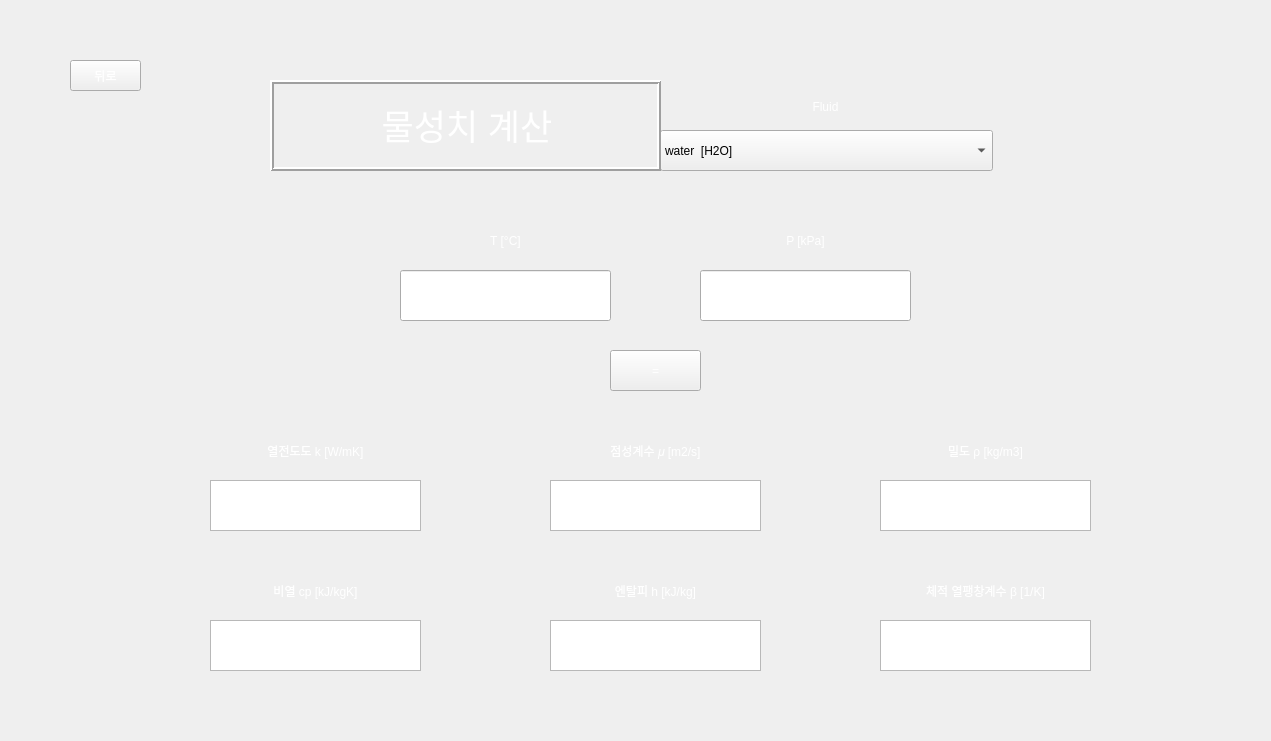
<?xml version="1.0" encoding="UTF-8"?>
<ui version="4.0">
 <class>Form</class>
 <widget class="QWidget" name="Form">
  <property name="geometry">
   <rect>
    <x>0</x>
    <y>0</y>
    <width>1271</width>
    <height>741</height>
   </rect>
  </property>
  <property name="minimumSize">
   <size>
    <width>861</width>
    <height>501</height>
   </size>
  </property>
  <property name="maximumSize">
   <size>
    <width>16777215</width>
    <height>16777215</height>
   </size>
  </property>
  <property name="windowTitle">
   <string>Properties</string>
  </property>
  <property name="styleSheet">
   <string notr="true"/>
  </property>
  <widget class="QPushButton" name="pushButton">
   <property name="geometry">
    <rect>
     <x>70</x>
     <y>60</y>
     <width>71</width>
     <height>31</height>
    </rect>
   </property>
   <property name="styleSheet">
    <string notr="true">QPushButton {
color: qlineargradient(spread:pad, x1:0, y1:1, x2:1, y2:0, stop:0 rgba(255, 255, 255, 255), stop:1 rgba(255, 255, 255, 255));
background-image: url(:/background/버튼2.png);
font: 14pt &quot;맑은 고딕&quot;;
}
QPushButton:hover{
border-image: url(:/background/버튼클릭2.png);
}</string>
   </property>
   <property name="text">
    <string>뒤로</string>
   </property>
  </widget>
  <widget class="QPushButton" name="pushButton_2">
   <property name="geometry">
    <rect>
     <x>610</x>
     <y>350</y>
     <width>91</width>
     <height>41</height>
    </rect>
   </property>
   <property name="styleSheet">
    <string notr="true">QPushButton {
color: qlineargradient(spread:pad, x1:0, y1:1, x2:1, y2:0, stop:0 rgba(255, 255, 255, 255), stop:1 rgba(255, 255, 255, 255));
background-image: url(:/background/버튼2.png);
font: 20pt &quot;맑은 고딕&quot;;
}
QPushButton:hover{
border-image: url(:/background/버튼클릭2.png);
}</string>
   </property>
   <property name="text">
    <string>=</string>
   </property>
  </widget>
  <widget class="QLabel" name="label">
   <property name="geometry">
    <rect>
     <x>400</x>
     <y>210</y>
     <width>211</width>
     <height>61</height>
    </rect>
   </property>
   <property name="styleSheet">
    <string notr="true">color: qlineargradient(spread:pad, x1:0, y1:1, x2:1, y2:0, stop:0 rgba(255, 255, 255, 255), stop:1 rgba(255, 255, 255, 255));
background-image: url(:/background/버튼2.png);
font: 20pt &quot;맑은 고딕&quot;;</string>
   </property>
   <property name="text">
    <string>T [°C]</string>
   </property>
   <property name="alignment">
    <set>Qt::AlignCenter</set>
   </property>
  </widget>
  <widget class="QLabel" name="label_2">
   <property name="geometry">
    <rect>
     <x>700</x>
     <y>210</y>
     <width>211</width>
     <height>61</height>
    </rect>
   </property>
   <property name="styleSheet">
    <string notr="true">color: qlineargradient(spread:pad, x1:0, y1:1, x2:1, y2:0, stop:0 rgba(255, 255, 255, 255), stop:1 rgba(255, 255, 255, 255));
background-image: url(:/background/버튼2.png);
font: 20pt &quot;맑은 고딕&quot;;</string>
   </property>
   <property name="text">
    <string>P [kPa]</string>
   </property>
   <property name="alignment">
    <set>Qt::AlignCenter</set>
   </property>
  </widget>
  <widget class="QLabel" name="label_9">
   <property name="geometry">
    <rect>
     <x>660</x>
     <y>81</y>
     <width>331</width>
     <height>51</height>
    </rect>
   </property>
   <property name="styleSheet">
    <string notr="true">color: qlineargradient(spread:pad, x1:0, y1:1, x2:1, y2:0, stop:0 rgba(255, 255, 255, 255), stop:1 rgba(255, 255, 255, 255));
background-image: url(:/background/버튼2.png);
font: 20pt &quot;맑은 고딕&quot;;</string>
   </property>
   <property name="text">
    <string>Fluid</string>
   </property>
   <property name="alignment">
    <set>Qt::AlignCenter</set>
   </property>
  </widget>
  <widget class="QLineEdit" name="lineEdit">
   <property name="geometry">
    <rect>
     <x>400</x>
     <y>270</y>
     <width>211</width>
     <height>51</height>
    </rect>
   </property>
   <property name="styleSheet">
    <string notr="true">
font: 14pt &quot;맑은 고딕&quot;;</string>
   </property>
   <property name="text">
    <string/>
   </property>
   <property name="frame">
    <bool>true</bool>
   </property>
  </widget>
  <widget class="QLineEdit" name="lineEdit_2">
   <property name="geometry">
    <rect>
     <x>700</x>
     <y>270</y>
     <width>211</width>
     <height>51</height>
    </rect>
   </property>
   <property name="styleSheet">
    <string notr="true">
font: 14pt &quot;맑은 고딕&quot;;</string>
   </property>
  </widget>
  <widget class="QLabel" name="label_11">
   <property name="geometry">
    <rect>
     <x>210</x>
     <y>420</y>
     <width>211</width>
     <height>61</height>
    </rect>
   </property>
   <property name="sizePolicy">
    <sizepolicy hsizetype="Expanding" vsizetype="Expanding">
     <horstretch>0</horstretch>
     <verstretch>0</verstretch>
    </sizepolicy>
   </property>
   <property name="styleSheet">
    <string notr="true">color: qlineargradient(spread:pad, x1:0, y1:1, x2:1, y2:0, stop:0 rgba(255, 255, 255, 255), stop:1 rgba(255, 255, 255, 255));
background-image: url(:/background/버튼2.png);
font: 14pt &quot;맑은 고딕&quot;;</string>
   </property>
   <property name="text">
    <string>열전도도 k [W/mK]</string>
   </property>
   <property name="alignment">
    <set>Qt::AlignCenter</set>
   </property>
  </widget>
  <widget class="QLabel" name="label_12">
   <property name="geometry">
    <rect>
     <x>550</x>
     <y>420</y>
     <width>211</width>
     <height>61</height>
    </rect>
   </property>
   <property name="sizePolicy">
    <sizepolicy hsizetype="Expanding" vsizetype="Expanding">
     <horstretch>0</horstretch>
     <verstretch>0</verstretch>
    </sizepolicy>
   </property>
   <property name="styleSheet">
    <string notr="true">color: qlineargradient(spread:pad, x1:0, y1:1, x2:1, y2:0, stop:0 rgba(255, 255, 255, 255), stop:1 rgba(255, 255, 255, 255));
background-image: url(:/background/버튼2.png);
font: 14pt &quot;맑은 고딕&quot;;</string>
   </property>
   <property name="text">
    <string>점성계수 𝜇 [m2/s]</string>
   </property>
   <property name="alignment">
    <set>Qt::AlignCenter</set>
   </property>
  </widget>
  <widget class="QTextBrowser" name="textBrowser">
   <property name="geometry">
    <rect>
     <x>210</x>
     <y>480</y>
     <width>211</width>
     <height>51</height>
    </rect>
   </property>
   <property name="sizePolicy">
    <sizepolicy hsizetype="Expanding" vsizetype="Expanding">
     <horstretch>0</horstretch>
     <verstretch>0</verstretch>
    </sizepolicy>
   </property>
   <property name="maximumSize">
    <size>
     <width>16777215</width>
     <height>16777215</height>
    </size>
   </property>
   <property name="styleSheet">
    <string notr="true">
font: 14pt &quot;맑은 고딕&quot;;</string>
   </property>
  </widget>
  <widget class="QTextBrowser" name="textBrowser_2">
   <property name="geometry">
    <rect>
     <x>550</x>
     <y>480</y>
     <width>211</width>
     <height>51</height>
    </rect>
   </property>
   <property name="sizePolicy">
    <sizepolicy hsizetype="Fixed" vsizetype="Fixed">
     <horstretch>0</horstretch>
     <verstretch>0</verstretch>
    </sizepolicy>
   </property>
   <property name="maximumSize">
    <size>
     <width>11111</width>
     <height>1111111</height>
    </size>
   </property>
   <property name="styleSheet">
    <string notr="true">
font: 14pt &quot;맑은 고딕&quot;;</string>
   </property>
  </widget>
  <widget class="QLabel" name="label_13">
   <property name="geometry">
    <rect>
     <x>880</x>
     <y>420</y>
     <width>211</width>
     <height>61</height>
    </rect>
   </property>
   <property name="sizePolicy">
    <sizepolicy hsizetype="Expanding" vsizetype="Preferred">
     <horstretch>0</horstretch>
     <verstretch>0</verstretch>
    </sizepolicy>
   </property>
   <property name="styleSheet">
    <string notr="true">color: qlineargradient(spread:pad, x1:0, y1:1, x2:1, y2:0, stop:0 rgba(255, 255, 255, 255), stop:1 rgba(255, 255, 255, 255));
background-image: url(:/background/버튼2.png);
font: 14pt &quot;맑은 고딕&quot;;</string>
   </property>
   <property name="text">
    <string>밀도 ρ [kg/m3]</string>
   </property>
   <property name="alignment">
    <set>Qt::AlignCenter</set>
   </property>
  </widget>
  <widget class="QTextBrowser" name="textBrowser_3">
   <property name="geometry">
    <rect>
     <x>880</x>
     <y>480</y>
     <width>211</width>
     <height>51</height>
    </rect>
   </property>
   <property name="sizePolicy">
    <sizepolicy hsizetype="Fixed" vsizetype="Fixed">
     <horstretch>0</horstretch>
     <verstretch>0</verstretch>
    </sizepolicy>
   </property>
   <property name="maximumSize">
    <size>
     <width>1111111</width>
     <height>11111111</height>
    </size>
   </property>
   <property name="styleSheet">
    <string notr="true">
font: 14pt &quot;맑은 고딕&quot;;</string>
   </property>
  </widget>
  <widget class="QLabel" name="label_14">
   <property name="geometry">
    <rect>
     <x>210</x>
     <y>560</y>
     <width>211</width>
     <height>61</height>
    </rect>
   </property>
   <property name="sizePolicy">
    <sizepolicy hsizetype="Expanding" vsizetype="Preferred">
     <horstretch>0</horstretch>
     <verstretch>0</verstretch>
    </sizepolicy>
   </property>
   <property name="styleSheet">
    <string notr="true">color: qlineargradient(spread:pad, x1:0, y1:1, x2:1, y2:0, stop:0 rgba(255, 255, 255, 255), stop:1 rgba(255, 255, 255, 255));
background-image: url(:/background/버튼2.png);
font: 14pt &quot;맑은 고딕&quot;;</string>
   </property>
   <property name="text">
    <string>비열 cp [kJ/kgK]</string>
   </property>
   <property name="alignment">
    <set>Qt::AlignCenter</set>
   </property>
  </widget>
  <widget class="QLabel" name="label_15">
   <property name="geometry">
    <rect>
     <x>550</x>
     <y>560</y>
     <width>211</width>
     <height>61</height>
    </rect>
   </property>
   <property name="sizePolicy">
    <sizepolicy hsizetype="Expanding" vsizetype="Expanding">
     <horstretch>0</horstretch>
     <verstretch>0</verstretch>
    </sizepolicy>
   </property>
   <property name="styleSheet">
    <string notr="true">color: qlineargradient(spread:pad, x1:0, y1:1, x2:1, y2:0, stop:0 rgba(255, 255, 255, 255), stop:1 rgba(255, 255, 255, 255));
background-image: url(:/background/버튼2.png);
font: 13pt &quot;맑은 고딕&quot;;</string>
   </property>
   <property name="text">
    <string>엔탈피 h [kJ/kg]</string>
   </property>
   <property name="alignment">
    <set>Qt::AlignCenter</set>
   </property>
  </widget>
  <widget class="QLabel" name="label_16">
   <property name="geometry">
    <rect>
     <x>880</x>
     <y>560</y>
     <width>211</width>
     <height>61</height>
    </rect>
   </property>
   <property name="sizePolicy">
    <sizepolicy hsizetype="Expanding" vsizetype="Expanding">
     <horstretch>0</horstretch>
     <verstretch>0</verstretch>
    </sizepolicy>
   </property>
   <property name="styleSheet">
    <string notr="true">color: qlineargradient(spread:pad, x1:0, y1:1, x2:1, y2:0, stop:0 rgba(255, 255, 255, 255), stop:1 rgba(255, 255, 255, 255));
background-image: url(:/background/버튼2.png);
font: 12pt &quot;맑은 고딕&quot;;</string>
   </property>
   <property name="text">
    <string>체적 열팽창계수 β [1/K]</string>
   </property>
   <property name="alignment">
    <set>Qt::AlignCenter</set>
   </property>
  </widget>
  <widget class="QTextBrowser" name="textBrowser_4">
   <property name="geometry">
    <rect>
     <x>210</x>
     <y>620</y>
     <width>211</width>
     <height>51</height>
    </rect>
   </property>
   <property name="sizePolicy">
    <sizepolicy hsizetype="Fixed" vsizetype="Fixed">
     <horstretch>0</horstretch>
     <verstretch>0</verstretch>
    </sizepolicy>
   </property>
   <property name="maximumSize">
    <size>
     <width>111111</width>
     <height>11111111</height>
    </size>
   </property>
   <property name="styleSheet">
    <string notr="true">
font: 14pt &quot;맑은 고딕&quot;;</string>
   </property>
  </widget>
  <widget class="QTextBrowser" name="textBrowser_5">
   <property name="geometry">
    <rect>
     <x>550</x>
     <y>620</y>
     <width>211</width>
     <height>51</height>
    </rect>
   </property>
   <property name="sizePolicy">
    <sizepolicy hsizetype="Fixed" vsizetype="Fixed">
     <horstretch>0</horstretch>
     <verstretch>0</verstretch>
    </sizepolicy>
   </property>
   <property name="maximumSize">
    <size>
     <width>111111</width>
     <height>16777215</height>
    </size>
   </property>
   <property name="styleSheet">
    <string notr="true">
font: 14pt &quot;맑은 고딕&quot;;</string>
   </property>
  </widget>
  <widget class="QTextBrowser" name="textBrowser_6">
   <property name="geometry">
    <rect>
     <x>880</x>
     <y>620</y>
     <width>211</width>
     <height>51</height>
    </rect>
   </property>
   <property name="sizePolicy">
    <sizepolicy hsizetype="Fixed" vsizetype="Fixed">
     <horstretch>0</horstretch>
     <verstretch>0</verstretch>
    </sizepolicy>
   </property>
   <property name="maximumSize">
    <size>
     <width>11111111</width>
     <height>16777215</height>
    </size>
   </property>
   <property name="styleSheet">
    <string notr="true">
font: 14pt &quot;맑은 고딕&quot;;</string>
   </property>
  </widget>
  <widget class="QLabel" name="label_3">
   <property name="geometry">
    <rect>
     <x>0</x>
     <y>0</y>
     <width>1271</width>
     <height>741</height>
    </rect>
   </property>
   <property name="styleSheet">
    <string notr="true">image: url(:/background/배경2.png);</string>
   </property>
   <property name="text">
    <string/>
   </property>
  </widget>
  <widget class="QComboBox" name="comboBox">
   <property name="geometry">
    <rect>
     <x>660</x>
     <y>130</y>
     <width>333</width>
     <height>41</height>
    </rect>
   </property>
   <property name="styleSheet">
    <string notr="true">background-image: url(:/background/하얀거.png);
font: 12pt &quot;맑은 고딕&quot;;</string>
   </property>
   <item>
    <property name="text">
     <string>water  [H2O]</string>
    </property>
   </item>
   <item>
    <property name="text">
     <string>air</string>
    </property>
   </item>
   <item>
    <property name="text">
     <string>1-Butene  [C4H8]</string>
    </property>
   </item>
   <item>
    <property name="text">
     <string>Acetone  [C3H6O]</string>
    </property>
   </item>
   <item>
    <property name="text">
     <string>Ammonia  [NH3]</string>
    </property>
   </item>
   <item>
    <property name="text">
     <string>Argon  [Ar]</string>
    </property>
   </item>
   <item>
    <property name="text">
     <string>Benzene  [C6H6]</string>
    </property>
   </item>
   <item>
    <property name="text">
     <string>CarbonDioxide  [CO2]</string>
    </property>
   </item>
   <item>
    <property name="text">
     <string>CarbonMonoxide  [CO]</string>
    </property>
   </item>
   <item>
    <property name="text">
     <string>CarbonylSulfide  [COS]</string>
    </property>
   </item>
   <item>
    <property name="text">
     <string>CycloHexane  [C6H12]</string>
    </property>
   </item>
   <item>
    <property name="text">
     <string>CycloPropane  [C3H6]</string>
    </property>
   </item>
   <item>
    <property name="text">
     <string>Cyclopentane  [C5H10]</string>
    </property>
   </item>
   <item>
    <property name="text">
     <string>D4  [C8H24O4Si4]</string>
    </property>
   </item>
   <item>
    <property name="text">
     <string>D5  [C10H30O5Si5]</string>
    </property>
   </item>
   <item>
    <property name="text">
     <string>D6  [C12H36O6Si6]</string>
    </property>
   </item>
   <item>
    <property name="text">
     <string>Deuterium  [D2]</string>
    </property>
   </item>
   <item>
    <property name="text">
     <string>Dichloroethane  [C2Cl2H4]</string>
    </property>
   </item>
   <item>
    <property name="text">
     <string>DiethylEther  [C4H10O]</string>
    </property>
   </item>
   <item>
    <property name="text">
     <string>DimethylCarbonate  [C3H6O3]</string>
    </property>
   </item>
   <item>
    <property name="text">
     <string>DimethylEther  [C2H6O]</string>
    </property>
   </item>
   <item>
    <property name="text">
     <string>Ethane  [C2H6]</string>
    </property>
   </item>
   <item>
    <property name="text">
     <string>Ethanol  [C2H6O]</string>
    </property>
   </item>
   <item>
    <property name="text">
     <string>EthylBenzene  [C8H10]</string>
    </property>
   </item>
   <item>
    <property name="text">
     <string>Ethylene  [C2H4]</string>
    </property>
   </item>
   <item>
    <property name="text">
     <string>EthyleneOxide  [C2H4O]</string>
    </property>
   </item>
   <item>
    <property name="text">
     <string>Fluorine  [F2]</string>
    </property>
   </item>
   <item>
    <property name="text">
     <string>HFE143m  [C2F3H3O]</string>
    </property>
   </item>
   <item>
    <property name="text">
     <string>HeavyWater  [D2O]</string>
    </property>
   </item>
   <item>
    <property name="text">
     <string>Helium  [He]</string>
    </property>
   </item>
   <item>
    <property name="text">
     <string>Hydrogen  [H2]</string>
    </property>
   </item>
   <item>
    <property name="text">
     <string>HydrogenChloride  [ClH]</string>
    </property>
   </item>
   <item>
    <property name="text">
     <string>HydrogenSulfide  [H2S]</string>
    </property>
   </item>
   <item>
    <property name="text">
     <string>IsoButane  [C4H10]</string>
    </property>
   </item>
   <item>
    <property name="text">
     <string>IsoButene  [C4H8]</string>
    </property>
   </item>
   <item>
    <property name="text">
     <string>Isohexane  [C6H14]</string>
    </property>
   </item>
   <item>
    <property name="text">
     <string>Isopentane  [C5H12]</string>
    </property>
   </item>
   <item>
    <property name="text">
     <string>Krypton  [Kr]</string>
    </property>
   </item>
   <item>
    <property name="text">
     <string>MD2M  [C10H30O3Si4]</string>
    </property>
   </item>
   <item>
    <property name="text">
     <string>MD3M  [C12H36O4Si5]</string>
    </property>
   </item>
   <item>
    <property name="text">
     <string>MD4M  [C14H42O5Si6]</string>
    </property>
   </item>
   <item>
    <property name="text">
     <string>MDM  [C8H24O2Si3]</string>
    </property>
   </item>
   <item>
    <property name="text">
     <string>MM  [C6H18OSi2]</string>
    </property>
   </item>
   <item>
    <property name="text">
     <string>Methane  [CH4]</string>
    </property>
   </item>
   <item>
    <property name="text">
     <string>Methanol  [CH4O]</string>
    </property>
   </item>
   <item>
    <property name="text">
     <string>MethylLinoleate  [C19H34O2]</string>
    </property>
   </item>
   <item>
    <property name="text">
     <string>MethylLinolenate  [C19H32O2]</string>
    </property>
   </item>
   <item>
    <property name="text">
     <string>MethylOleate  [C19H36O2]</string>
    </property>
   </item>
   <item>
    <property name="text">
     <string>MethylPalmitate  [C17H34O2]</string>
    </property>
   </item>
   <item>
    <property name="text">
     <string>MethylStearate  [C19H38O2]</string>
    </property>
   </item>
   <item>
    <property name="text">
     <string>Neon  [Ne]</string>
    </property>
   </item>
   <item>
    <property name="text">
     <string>Neopentane  [C5H12]</string>
    </property>
   </item>
   <item>
    <property name="text">
     <string>Nitrogen  [N2]</string>
    </property>
   </item>
   <item>
    <property name="text">
     <string>NitrousOxide  [N2O]</string>
    </property>
   </item>
   <item>
    <property name="text">
     <string>Novec649  [C6F12O]</string>
    </property>
   </item>
   <item>
    <property name="text">
     <string>OrthoDeuterium</string>
    </property>
   </item>
   <item>
    <property name="text">
     <string>OrthoHydrogen</string>
    </property>
   </item>
   <item>
    <property name="text">
     <string>Oxygen  [O2]</string>
    </property>
   </item>
   <item>
    <property name="text">
     <string>ParaDeuterium</string>
    </property>
   </item>
   <item>
    <property name="text">
     <string>ParaHydrogen</string>
    </property>
   </item>
   <item>
    <property name="text">
     <string>Propylene  [C3H6]</string>
    </property>
   </item>
   <item>
    <property name="text">
     <string>Propyne  [C3H4]</string>
    </property>
   </item>
   <item>
    <property name="text">
     <string>R11</string>
    </property>
   </item>
   <item>
    <property name="text">
     <string>R113</string>
    </property>
   </item>
   <item>
    <property name="text">
     <string>R114</string>
    </property>
   </item>
   <item>
    <property name="text">
     <string>R115</string>
    </property>
   </item>
   <item>
    <property name="text">
     <string>R116</string>
    </property>
   </item>
   <item>
    <property name="text">
     <string>R12</string>
    </property>
   </item>
   <item>
    <property name="text">
     <string>R123</string>
    </property>
   </item>
   <item>
    <property name="text">
     <string>R1233zd(E)</string>
    </property>
   </item>
   <item>
    <property name="text">
     <string>R1234yf</string>
    </property>
   </item>
   <item>
    <property name="text">
     <string>R1234ze(E)</string>
    </property>
   </item>
   <item>
    <property name="text">
     <string>R1234ze(Z)</string>
    </property>
   </item>
   <item>
    <property name="text">
     <string>R124</string>
    </property>
   </item>
   <item>
    <property name="text">
     <string>R1243zf</string>
    </property>
   </item>
   <item>
    <property name="text">
     <string>R125</string>
    </property>
   </item>
   <item>
    <property name="text">
     <string>R13</string>
    </property>
   </item>
   <item>
    <property name="text">
     <string>R134a</string>
    </property>
   </item>
   <item>
    <property name="text">
     <string>R13l1</string>
    </property>
   </item>
   <item>
    <property name="text">
     <string>R14</string>
    </property>
   </item>
   <item>
    <property name="text">
     <string>R141b</string>
    </property>
   </item>
   <item>
    <property name="text">
     <string>R142b</string>
    </property>
   </item>
   <item>
    <property name="text">
     <string>R143a</string>
    </property>
   </item>
   <item>
    <property name="text">
     <string>R152A</string>
    </property>
   </item>
   <item>
    <property name="text">
     <string>R161</string>
    </property>
   </item>
   <item>
    <property name="text">
     <string>R21</string>
    </property>
   </item>
   <item>
    <property name="text">
     <string>R218</string>
    </property>
   </item>
   <item>
    <property name="text">
     <string>R22</string>
    </property>
   </item>
   <item>
    <property name="text">
     <string>R227EA</string>
    </property>
   </item>
   <item>
    <property name="text">
     <string>R23</string>
    </property>
   </item>
   <item>
    <property name="text">
     <string>R236EA</string>
    </property>
   </item>
   <item>
    <property name="text">
     <string>R236FA</string>
    </property>
   </item>
   <item>
    <property name="text">
     <string>R245ca</string>
    </property>
   </item>
   <item>
    <property name="text">
     <string>R245fa</string>
    </property>
   </item>
   <item>
    <property name="text">
     <string>R32</string>
    </property>
   </item>
   <item>
    <property name="text">
     <string>R365MFC</string>
    </property>
   </item>
   <item>
    <property name="text">
     <string>R40</string>
    </property>
   </item>
   <item>
    <property name="text">
     <string>R404A</string>
    </property>
   </item>
   <item>
    <property name="text">
     <string>R407C</string>
    </property>
   </item>
   <item>
    <property name="text">
     <string>R41</string>
    </property>
   </item>
   <item>
    <property name="text">
     <string>R410A</string>
    </property>
   </item>
   <item>
    <property name="text">
     <string>R507A</string>
    </property>
   </item>
   <item>
    <property name="text">
     <string>RC318</string>
    </property>
   </item>
   <item>
    <property name="text">
     <string>SES36</string>
    </property>
   </item>
   <item>
    <property name="text">
     <string>SulfurDioxide  [O2S]</string>
    </property>
   </item>
   <item>
    <property name="text">
     <string>SulfurHexafluoride  [F6S]</string>
    </property>
   </item>
   <item>
    <property name="text">
     <string>Toluene  [C7H8]</string>
    </property>
   </item>
   <item>
    <property name="text">
     <string>Xenon  [Xe]</string>
    </property>
   </item>
   <item>
    <property name="text">
     <string>cis-2-Butene  [C4H8]</string>
    </property>
   </item>
   <item>
    <property name="text">
     <string>m-Xylene  [C8H10]</string>
    </property>
   </item>
   <item>
    <property name="text">
     <string>n-Butane  [C4H10]</string>
    </property>
   </item>
   <item>
    <property name="text">
     <string>n-Decane  [C10H22]</string>
    </property>
   </item>
   <item>
    <property name="text">
     <string>n-Dodecane  [C12H26]</string>
    </property>
   </item>
   <item>
    <property name="text">
     <string>n-Heptane  [C7H16]</string>
    </property>
   </item>
   <item>
    <property name="text">
     <string>n-Hexane  [C6H14]</string>
    </property>
   </item>
   <item>
    <property name="text">
     <string>n-Nonane  [C9H20]</string>
    </property>
   </item>
   <item>
    <property name="text">
     <string>n-Octane  [C8H18]</string>
    </property>
   </item>
   <item>
    <property name="text">
     <string>n-Pentane  [C5H12]</string>
    </property>
   </item>
   <item>
    <property name="text">
     <string>n-Propane  [C3H8]</string>
    </property>
   </item>
   <item>
    <property name="text">
     <string>n-Undecane  [C11H24]</string>
    </property>
   </item>
   <item>
    <property name="text">
     <string>o-Xylene  [C8H10]</string>
    </property>
   </item>
   <item>
    <property name="text">
     <string>p-Xylene  [C8H10]</string>
    </property>
   </item>
   <item>
    <property name="text">
     <string>trans-2-Butene  [C4H8]</string>
    </property>
   </item>
  </widget>
  <widget class="QLabel" name="label_4">
   <property name="geometry">
    <rect>
     <x>270</x>
     <y>80</y>
     <width>391</width>
     <height>91</height>
    </rect>
   </property>
   <property name="styleSheet">
    <string notr="true">font: 10pt &quot;맑은 고딕&quot;;
color: rgb(255, 255, 255);
background-image: url(:/background/버튼2.png);</string>
   </property>
   <property name="frameShape">
    <enum>QFrame::Box</enum>
   </property>
   <property name="frameShadow">
    <enum>QFrame::Raised</enum>
   </property>
   <property name="lineWidth">
    <number>2</number>
   </property>
   <property name="text">
    <string>&lt;!DOCTYPE HTML PUBLIC &quot;-//W3C//DTD HTML 4.0//EN&quot; &quot;http://www.w3.org/TR/REC-html40/strict.dtd&quot;&gt;
&lt;html&gt;&lt;head&gt;&lt;meta name=&quot;qrichtext&quot; content=&quot;1&quot; /&gt;&lt;style type=&quot;text/css&quot;&gt;
p, li { white-space: pre-wrap; }
&lt;/style&gt;&lt;/head&gt;&lt;body style=&quot; font-family:'맑은 고딕'; font-size:10pt; font-weight:400; font-style:normal;&quot;&gt;
&lt;p align=&quot;center&quot; style=&quot; margin-top:12px; margin-bottom:12px; margin-left:0px; margin-right:0px; -qt-block-indent:0; text-indent:0px;&quot;&gt;&lt;span style=&quot; font-size:26pt;&quot;&gt;물성치 계산&lt;/span&gt;&lt;/p&gt;&lt;/body&gt;&lt;/html&gt;</string>
   </property>
   <property name="buddy">
    <cstring>pushButton</cstring>
   </property>
  </widget>
  <zorder>label_3</zorder>
  <zorder>pushButton</zorder>
  <zorder>pushButton_2</zorder>
  <zorder>label</zorder>
  <zorder>label_2</zorder>
  <zorder>label_9</zorder>
  <zorder>lineEdit</zorder>
  <zorder>lineEdit_2</zorder>
  <zorder>label_11</zorder>
  <zorder>label_12</zorder>
  <zorder>textBrowser</zorder>
  <zorder>textBrowser_2</zorder>
  <zorder>label_13</zorder>
  <zorder>textBrowser_3</zorder>
  <zorder>label_14</zorder>
  <zorder>label_15</zorder>
  <zorder>label_16</zorder>
  <zorder>comboBox</zorder>
  <zorder>label_4</zorder>
  <zorder>textBrowser_5</zorder>
  <zorder>textBrowser_4</zorder>
  <zorder>textBrowser_6</zorder>
 </widget>
 <resources>
  <include location="../resource/resources.qrc"/>
 </resources>
 <connections/>
</ui>
